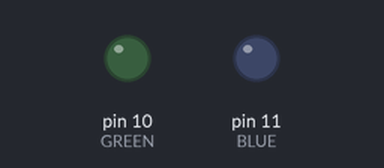
Bench run of a sketch on a simulated Arduino Uno, built with avr-gcc and run on an emulated ATmega328P. Parts: output pins drawn as LEDs (lit = HIGH).

Above: at 0.05 s.
At 1.95 s:
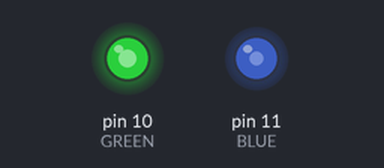
At 3.85 s:
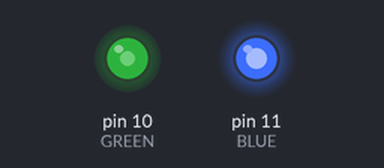
At 7.65 s:
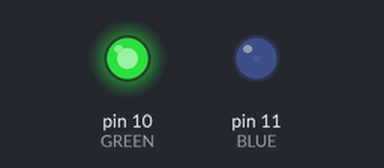
Timing chart, 0 to 10.0 s (numbered marks = the images above):
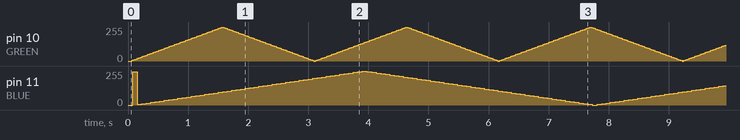

The sketch:

Breathing_LED.ino
```cpp
#include <math.h>

int brightness1 = 0;               //亮度
int fadeAmount1 = 5;               //亮度增幅值
int brightness2 = 0;
int fadeAmount2 = 5;
int save1 = 0;                    //時間保留值
int times1 = 0 ;                  //頻率
int save2 = 0;
int times2 = 0 ;

void setup()  {
  Serial.begin(115200);   //序列埠傳輸速率設為115200
  pinMode(10, OUTPUT);    //GREEN
  pinMode(11, OUTPUT);    //BLUE
}

void loop()  {
  times1 = millis() - save1 ;                                 //時間差(頻率) = 現在Arduino時間 - 上次保留時間
  times2 = millis() - save2 ;

  if (times1 >= 30) {                                         //頻率設30ms
    if (brightness1 <= 0 || brightness1 >= 255  ) {           //假如當亮度小等於0或者大等於255
      fadeAmount1 = -fadeAmount1 ;                            //將亮度增幅值加上負號，使值能在0~255內
    }
    brightness1 = brightness1 + fadeAmount1;                  //增加亮度

    if (brightness1 > 255) {                                  //設保護值，當亮度大於255時，就直接等於255，以避免亮度值爆表造成LED有不正常閃光
      brightness1 = 255;
    }
    if (brightness1 < 0) {                                    //設保護值，當亮度小於0時，就直接等於0，以避免亮度值爆表造成LED有不正常閃光
      brightness1 = 0;
    }
    analogWrite(10, brightness1);                             //設輸出PIN10的值為亮度值
//    Serial.println(brightness1);                            //序列埠印出亮度值
    save1 = millis() ;                                        //保留時間 = 現在Arduino時間
  }

  if (times2 >= 75) {
    if (brightness2 <= 0 || brightness2 >= 255 ) {
      fadeAmount2 = -fadeAmount2 ;
    }
    if (brightness2 > 255) {
      brightness2 = 255;
    }
    if (brightness2 < 0) {
      brightness2 = 0;
    }
    brightness2 = brightness2 + fadeAmount2;
    analogWrite(11, brightness2);
    save2 = millis() ;
  }


}
```
